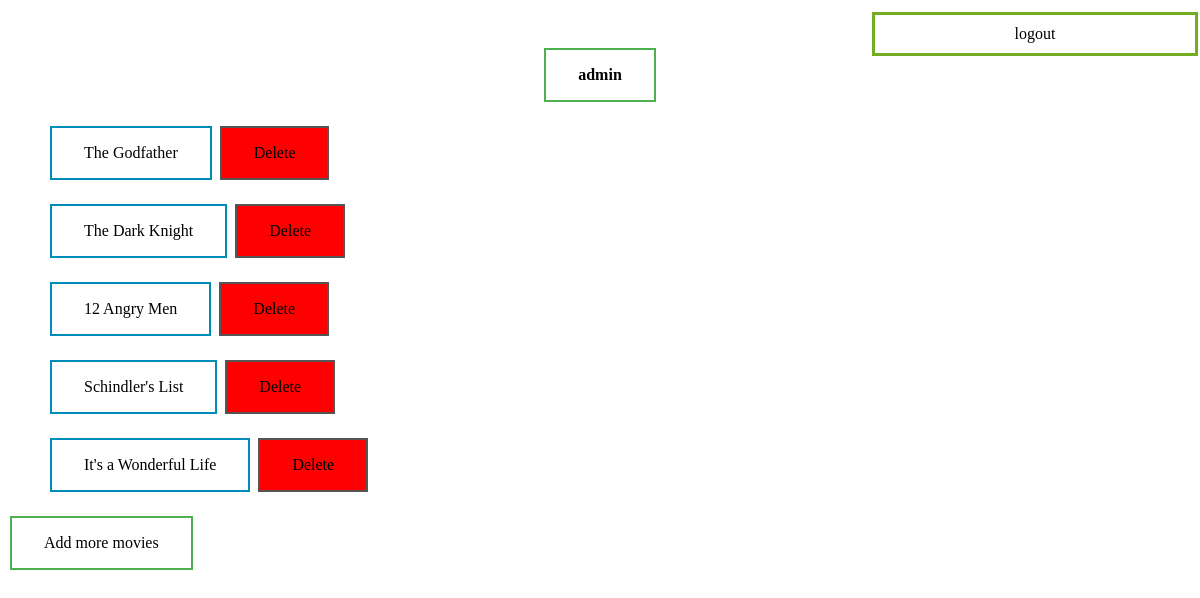
/Movies/watchlist/ (signed in), run on the app's committed database.
### Movies/models.py (models this page shows)
class WatchList(models.Model):
    movie_name=models.CharField(max_length=200)
    movie=models.ForeignKey(MoviesList,on_delete=models.CASCADE)
    user=models.ForeignKey(User,on_delete=models.CASCADE)

### Movies/views.py (the view)
# urls.py: path('watchlist/',views.Watchlistview,name='watchlistview'),
def Watchlistview(request):
        cur_user=request.user
        wlist=cur_user.watchlist_set.all()
        context={'wlist':wlist,'cur_user':cur_user}
        return render(request,'Movies/WatchList.html',context)

### Movies/templates/Movies/WatchList.html (shortened to what this page needs)
<!DOCTYPE html>
<html>
<head>
</head>
<body>
<a href="{% url 'logout' %}"><li class="button button2 right ">logout</li></a></br></br>
<center><h5 class="button button1">{{cur_user.username}}</h5></center>
{% for movies in cur_user.watchlist_set.all %}
	<ul>
		<li class="button button2">{{movies.movie_name}}</li>
		<a href="{% url 'delwatch' movies.id %}">	<li class="button button5">Delete</li></a>
	</ul>
{% endfor %}
<a href="{% url 'home'%}"><li class="button button1">Add more movies</li></a>
</body>
</html>

### Movies/templates/Movies/WatchList.html (style rules this page uses)
.button { background-color: #4CAF50; border: none; color: white; padding: 16px 32px; text-align: center; text-decoration: none; display: inline-block; font-size: 16px; margin: 4px 2px; transition-duration: 0.4s; cursor: pointer; }
.button1 { background-color: white; color: black; border: 2px solid #4CAF50; }
.button2 { background-color: white; color: black; border: 2px solid #008CBA; }
.button5 { background-color: red; color: black; border: 2px solid #555555; }
.right { position: absolute; right: 0px; width: 300px; border: 3px solid #73AD21; padding: 10px; }

### data on the page
WatchList: movie_name "The Godfather"
WatchList: movie_name "The Dark Knight"
WatchList: movie_name "12 Angry Men"
WatchList: movie_name "Schindler's List"
WatchList: movie_name "It's a Wonderful Life"

### other printed values
{{ cur_user.username }} "admin"
